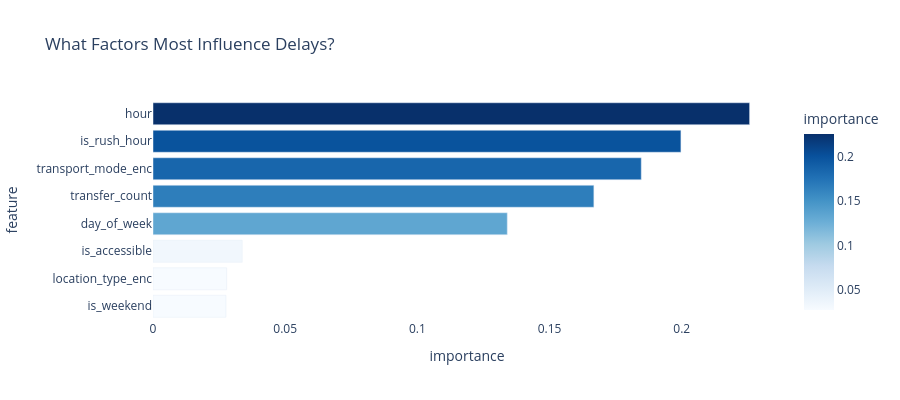

The code cell stored with this chart in its notebook:
### Markdown cell above
## 6. Feature Importance

### Code cell
imp = pd.DataFrame({'feature':FEATURES,'importance':model.feature_importances_}).sort_values('importance',ascending=False)
print('What factors predict delays most?')
print(imp.to_string(index=False))

fig3 = px.bar(imp, x='importance', y='feature', orientation='h', title='What Factors Most Influence Delays?', color='importance', color_continuous_scale='Blues')
fig3.update_layout(yaxis={'categoryorder':'total ascending'}, plot_bgcolor='white', height=400)
fig3.show()

### Figure 1 — Plotly figure (JSON) as saved in the notebook; plotly's stock layout.template omitted (floating-point values rounded to 4 significant figures)
{"data": [{"alignmentgroup": "True", "hovertemplate": "importance=%{marker.color}<br>feature=%{y}<extra></extra>", "legendgroup": "", "marker": {"color": [0.2257, 0.1997, 0.1847, 0.1668, 0.134, 0.03375, 0.02787, 0.02758], "coloraxis": "coloraxis", "pattern": {"shape": ""}}, "name": "", "offsetgroup": "", "orientation": "h", "showlegend": false, "textposition": "auto", "type": "bar", "x": [0.2257, 0.1997, 0.1847, 0.1668, 0.134, 0.03375, 0.02787, 0.02758], "xaxis": "x", "y": ["hour", "is_rush_hour", "transport_mode_enc", "transfer_count", "day_of_week", "is_accessible", "location_type_enc", "is_weekend"], "yaxis": "y"}], "layout": {"barmode": "relative", "coloraxis": {"colorbar": {"title": {"text": "importance"}}, "colorscale": [[0, "rgb(247,251,255)"], [0.125, "rgb(222,235,247)"], [0.25, "rgb(198,219,239)"], [0.375, "rgb(158,202,225)"], [0.5, "rgb(107,174,214)"], [0.625, "rgb(66,146,198)"], [0.75, "rgb(33,113,181)"], [0.875, "rgb(8,81,156)"], [1, "rgb(8,48,107)"]]}, "height": 400, "legend": {"tracegroupgap": 0}, "plot_bgcolor": "white", "title": {"text": "What Factors Most Influence Delays?"}, "xaxis": {"anchor": "y", "domain": [0, 1], "title": {"text": "importance"}}, "yaxis": {"anchor": "x", "categoryorder": "total ascending", "domain": [0, 1], "title": {"text": "feature"}}}}
